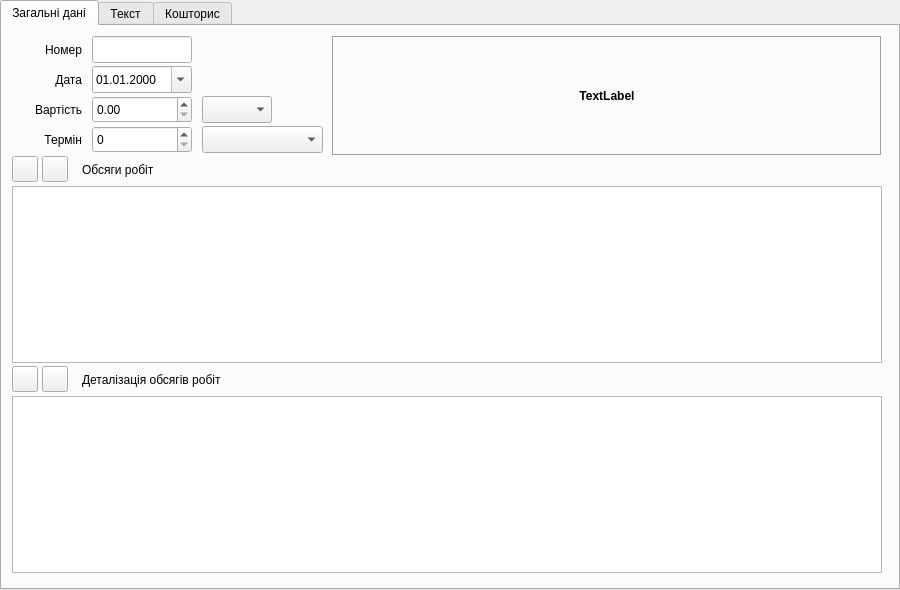
<?xml version="1.0" encoding="UTF-8"?>
<ui version="4.0">
 <class>Komerch_win</class>
 <widget class="QTabWidget" name="Komerch_win">
  <property name="geometry">
   <rect>
    <x>0</x>
    <y>0</y>
    <width>900</width>
    <height>590</height>
   </rect>
  </property>
  <property name="windowTitle">
   <string>Комерційна пропозиція</string>
  </property>
  <property name="windowIcon">
   <iconset>
    <normaloff>../icons/16x16/applications-engineering.png</normaloff>../icons/16x16/applications-engineering.png</iconset>
  </property>
  <property name="locale">
   <locale language="Ukrainian" country="Ukraine"/>
  </property>
  <property name="currentIndex">
   <number>0</number>
  </property>
  <widget class="QWidget" name="tab_1">
   <attribute name="title">
    <string>Загальні дані</string>
   </attribute>
   <widget class="QLabel" name="label_2">
    <property name="geometry">
     <rect>
      <x>10</x>
      <y>40</y>
      <width>70</width>
      <height>27</height>
     </rect>
    </property>
    <property name="text">
     <string>Дата</string>
    </property>
    <property name="alignment">
     <set>Qt::AlignRight|Qt::AlignTrailing|Qt::AlignVCenter</set>
    </property>
   </widget>
   <widget class="QDateEdit" name="dateEdit">
    <property name="geometry">
     <rect>
      <x>90</x>
      <y>40</y>
      <width>100</width>
      <height>27</height>
     </rect>
    </property>
    <property name="displayFormat">
     <string>dd.MM.yyyy</string>
    </property>
    <property name="calendarPopup">
     <bool>true</bool>
    </property>
   </widget>
   <widget class="QComboBox" name="comboBox">
    <property name="geometry">
     <rect>
      <x>200</x>
      <y>70</y>
      <width>70</width>
      <height>27</height>
     </rect>
    </property>
   </widget>
   <widget class="QLineEdit" name="lineEdit">
    <property name="geometry">
     <rect>
      <x>90</x>
      <y>10</y>
      <width>100</width>
      <height>27</height>
     </rect>
    </property>
   </widget>
   <widget class="QLabel" name="label_4">
    <property name="geometry">
     <rect>
      <x>10</x>
      <y>100</y>
      <width>70</width>
      <height>27</height>
     </rect>
    </property>
    <property name="text">
     <string>Термін</string>
    </property>
    <property name="alignment">
     <set>Qt::AlignRight|Qt::AlignTrailing|Qt::AlignVCenter</set>
    </property>
   </widget>
   <widget class="QLabel" name="label_3">
    <property name="geometry">
     <rect>
      <x>10</x>
      <y>70</y>
      <width>70</width>
      <height>27</height>
     </rect>
    </property>
    <property name="text">
     <string>Вартість</string>
    </property>
    <property name="alignment">
     <set>Qt::AlignRight|Qt::AlignTrailing|Qt::AlignVCenter</set>
    </property>
   </widget>
   <widget class="QSpinBox" name="spinBox">
    <property name="geometry">
     <rect>
      <x>90</x>
      <y>100</y>
      <width>100</width>
      <height>27</height>
     </rect>
    </property>
    <property name="maximum">
     <number>9999</number>
    </property>
   </widget>
   <widget class="QComboBox" name="comboBox_2">
    <property name="geometry">
     <rect>
      <x>200</x>
      <y>100</y>
      <width>121</width>
      <height>27</height>
     </rect>
    </property>
   </widget>
   <widget class="QLabel" name="label">
    <property name="geometry">
     <rect>
      <x>10</x>
      <y>10</y>
      <width>70</width>
      <height>27</height>
     </rect>
    </property>
    <property name="text">
     <string>Номер</string>
    </property>
    <property name="alignment">
     <set>Qt::AlignRight|Qt::AlignTrailing|Qt::AlignVCenter</set>
    </property>
   </widget>
   <widget class="QDoubleSpinBox" name="doubleSpinBox">
    <property name="geometry">
     <rect>
      <x>90</x>
      <y>70</y>
      <width>100</width>
      <height>27</height>
     </rect>
    </property>
    <property name="locale">
     <locale language="C" country="AnyCountry"/>
    </property>
    <property name="minimum">
     <double>0.000000000000000</double>
    </property>
    <property name="maximum">
     <double>999999999.990000009536743</double>
    </property>
    <property name="singleStep">
     <double>0.010000000000000</double>
    </property>
   </widget>
   <widget class="QTableView" name="tableVidKomerch">
    <property name="geometry">
     <rect>
      <x>10</x>
      <y>160</y>
      <width>870</width>
      <height>177</height>
     </rect>
    </property>
    <attribute name="verticalHeaderMinimumSectionSize">
     <number>25</number>
    </attribute>
    <attribute name="verticalHeaderDefaultSectionSize">
     <number>25</number>
    </attribute>
   </widget>
   <widget class="QLabel" name="label_5">
    <property name="geometry">
     <rect>
      <x>80</x>
      <y>130</y>
      <width>100</width>
      <height>27</height>
     </rect>
    </property>
    <property name="text">
     <string>Обсяги робіт</string>
    </property>
   </widget>
   <widget class="QLabel" name="label_6">
    <property name="geometry">
     <rect>
      <x>80</x>
      <y>340</y>
      <width>150</width>
      <height>27</height>
     </rect>
    </property>
    <property name="text">
     <string>Деталізація обсягів робіт</string>
    </property>
   </widget>
   <widget class="QTableView" name="tablePodvidKomerch">
    <property name="geometry">
     <rect>
      <x>10</x>
      <y>370</y>
      <width>870</width>
      <height>177</height>
     </rect>
    </property>
    <attribute name="verticalHeaderMinimumSectionSize">
     <number>25</number>
    </attribute>
    <attribute name="verticalHeaderDefaultSectionSize">
     <number>25</number>
    </attribute>
   </widget>
   <widget class="QToolButton" name="toolButton_2">
    <property name="geometry">
     <rect>
      <x>40</x>
      <y>130</y>
      <width>26</width>
      <height>26</height>
     </rect>
    </property>
    <property name="toolTip">
     <string>Вилучити поточний рядок з таблиці</string>
    </property>
    <property name="statusTip">
     <string>Вилучення поточного рядка з таблиці обсягів робіт</string>
    </property>
    <property name="text">
     <string/>
    </property>
    <property name="icon">
     <iconset>
      <normaloff>../icons/16x16/list-remove.png</normaloff>../icons/16x16/list-remove.png</iconset>
    </property>
   </widget>
   <widget class="QToolButton" name="toolButton_1">
    <property name="geometry">
     <rect>
      <x>10</x>
      <y>130</y>
      <width>26</width>
      <height>26</height>
     </rect>
    </property>
    <property name="toolTip">
     <string>Додати один рядок до таблиці</string>
    </property>
    <property name="statusTip">
     <string>Додавання одного рядка до таблиці обсягів робіт</string>
    </property>
    <property name="text">
     <string/>
    </property>
    <property name="icon">
     <iconset>
      <normaloff>../icons/16x16/list-add.png</normaloff>../icons/16x16/list-add.png</iconset>
    </property>
   </widget>
   <widget class="QToolButton" name="toolButton_4">
    <property name="geometry">
     <rect>
      <x>40</x>
      <y>340</y>
      <width>26</width>
      <height>26</height>
     </rect>
    </property>
    <property name="toolTip">
     <string>Вилучити поточний рядок з таблиці</string>
    </property>
    <property name="statusTip">
     <string>Вилучення поточного рядка з таблиці деталізації обсягів робіт</string>
    </property>
    <property name="text">
     <string/>
    </property>
    <property name="icon">
     <iconset>
      <normaloff>../icons/16x16/list-remove.png</normaloff>../icons/16x16/list-remove.png</iconset>
    </property>
   </widget>
   <widget class="QToolButton" name="toolButton_3">
    <property name="geometry">
     <rect>
      <x>10</x>
      <y>340</y>
      <width>26</width>
      <height>26</height>
     </rect>
    </property>
    <property name="toolTip">
     <string>Додати один рядок до таблиці</string>
    </property>
    <property name="statusTip">
     <string>Додавання одного рядка до таблиці деталізації обсягів робіт</string>
    </property>
    <property name="text">
     <string/>
    </property>
    <property name="icon">
     <iconset>
      <normaloff>../icons/16x16/list-add.png</normaloff>../icons/16x16/list-add.png</iconset>
    </property>
   </widget>
   <widget class="QLabel" name="label_7">
    <property name="geometry">
     <rect>
      <x>330</x>
      <y>10</y>
      <width>550</width>
      <height>120</height>
     </rect>
    </property>
    <property name="font">
     <font>
      <weight>75</weight>
      <bold>true</bold>
     </font>
    </property>
    <property name="locale">
     <locale language="Ukrainian" country="Ukraine"/>
    </property>
    <property name="frameShape">
     <enum>QFrame::Box</enum>
    </property>
    <property name="frameShadow">
     <enum>QFrame::Sunken</enum>
    </property>
    <property name="text">
     <string>TextLabel</string>
    </property>
    <property name="alignment">
     <set>Qt::AlignCenter</set>
    </property>
    <property name="wordWrap">
     <bool>true</bool>
    </property>
   </widget>
  </widget>
  <widget class="QWidget" name="tab_2">
   <attribute name="title">
    <string>Текст</string>
   </attribute>
   <layout class="QGridLayout" name="gridLayout_2">
    <item row="0" column="0">
     <widget class="QTextEdit" name="textEdit">
      <property name="sizePolicy">
       <sizepolicy hsizetype="Expanding" vsizetype="Expanding">
        <horstretch>0</horstretch>
        <verstretch>0</verstretch>
       </sizepolicy>
      </property>
      <property name="locale">
       <locale language="Ukrainian" country="Ukraine"/>
      </property>
     </widget>
    </item>
   </layout>
  </widget>
  <widget class="QWidget" name="tab_3">
   <attribute name="title">
    <string>Кошторис</string>
   </attribute>
   <layout class="QGridLayout" name="gridLayout">
    <item row="0" column="0">
     <widget class="QTextEdit" name="textEdit_2"/>
    </item>
   </layout>
  </widget>
 </widget>
 <tabstops>
  <tabstop>lineEdit</tabstop>
  <tabstop>dateEdit</tabstop>
  <tabstop>doubleSpinBox</tabstop>
  <tabstop>comboBox</tabstop>
  <tabstop>spinBox</tabstop>
  <tabstop>comboBox_2</tabstop>
  <tabstop>tableVidKomerch</tabstop>
  <tabstop>tablePodvidKomerch</tabstop>
  <tabstop>toolButton_1</tabstop>
  <tabstop>toolButton_2</tabstop>
  <tabstop>toolButton_3</tabstop>
  <tabstop>toolButton_4</tabstop>
  <tabstop>textEdit</tabstop>
  <tabstop>textEdit_2</tabstop>
 </tabstops>
 <resources/>
 <connections/>
</ui>
